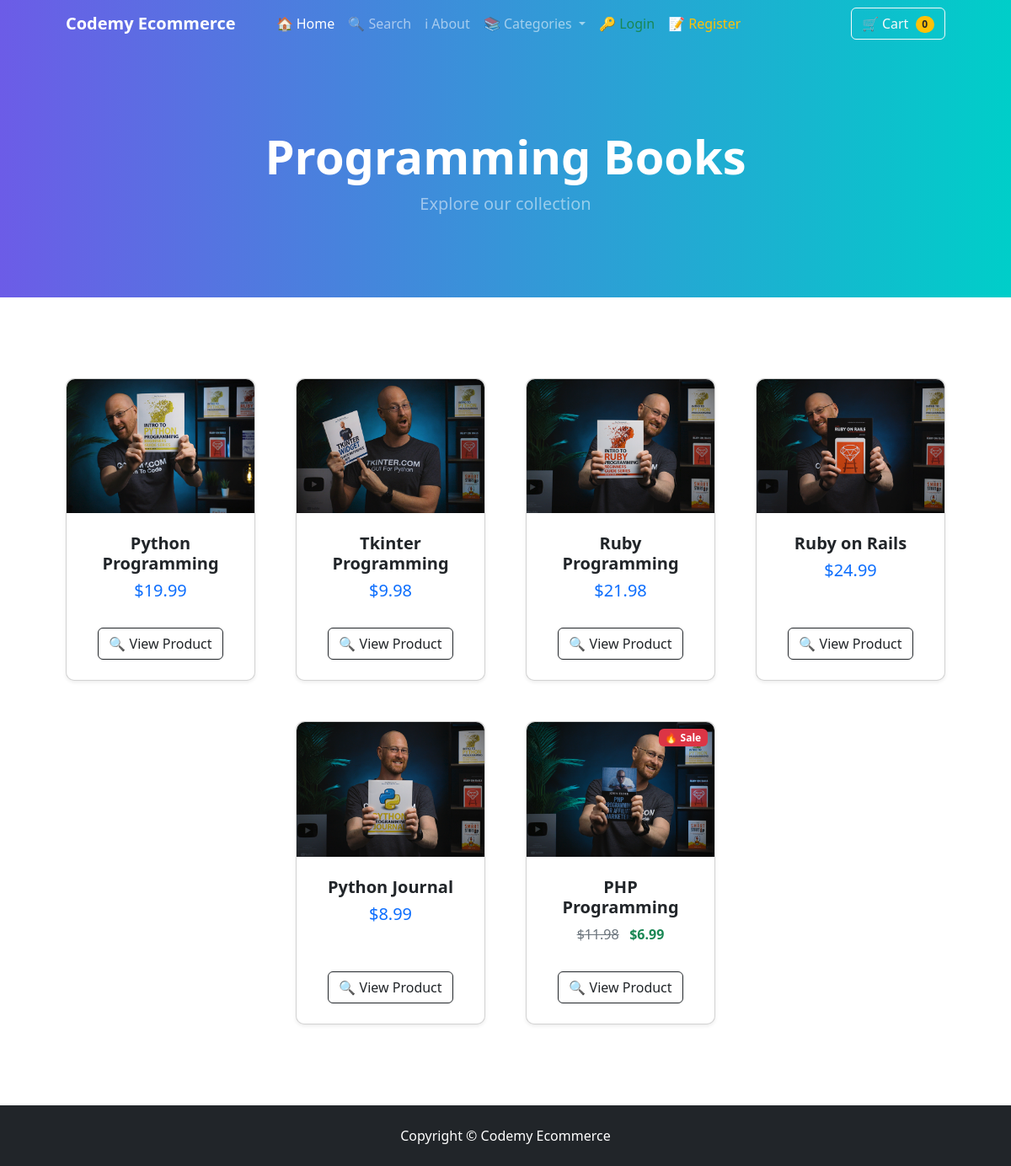
Screenshot of /category/Programming Books with the database file from the repository.
### store/models.py (models this page shows, shortened)
class Category(models.Model):
	name = models.CharField(max_length=50)
	def __str__(self):
		return self.name
	class Meta:
		verbose_name_plural = 'categories'

class Product(models.Model):
	name = models.CharField(max_length=100)
	price = models.DecimalField(default=0, decimal_places=2, max_digits=6)
	category = models.ForeignKey(Category, on_delete=models.CASCADE, default=1)
	description = models.CharField(max_length=250, default='', blank=True, null=True)
	image = models.ImageField(upload_to='uploads/product/')
	is_sale = models.BooleanField(default=False)
	sale_price = models.DecimalField(default=0, decimal_places=2, max_digits=6)

### store/views.py (the view)
# urls.py: path('category/<str:foo>', views.category, name='category'),
def category(request, foo):
    foo = foo.replace('-', ' ')
    try:
        category = Category.objects.get(name=foo)
        products = Product.objects.filter(category=category)
        return render(request, 'category.html', {'products': products, 'category': category})
    except Category.DoesNotExist:
        messages.success(request, ("That Category Doesn't Exist..."))
        return redirect('home')

### cart/cart.py (called while the page is built)
	def __len__(self):
		return len(self.cart)

### cart/context_processors.py (called while the page is built)
def cart(request):
	return {'cart': Cart(request)}

### store/templates/category.html (shortened to what this page needs)
{% extends 'base.html' %}
{% block content %}
<header class="py-5" style="background: linear-gradient(to right, #6C5CE7, #00CEC9);">
    <div class="container px-4 px-lg-5 my-5">
        <div class="text-center text-white">
            <h1 class="display-4 fw-bolder">{{ category }}</h1>
            <p class="lead fw-normal text-white-50 mb-0">Explore our collection</p>
        </div>
    </div>
</header>
<section class="py-5">
    <div class="container px-4 px-lg-5 mt-5">
        <div class="row gx-4 gx-lg-5 row-cols-2 row-cols-md-3 row-cols-xl-4 justify-content-center">
            {% for product in products %}
                <div class="col mb-5">
                    <div class="card h-100 shadow-sm product-card">
                        {% if product.is_sale %}
                            <div class="badge bg-danger text-white position-absolute" style="top: 0.5rem; right: 0.5rem">🔥 Sale</div>
                        {% endif %}
                        <img class="card-img-top product-image" src="{{ product.image.url }}" alt="{{ product.name }}">
                        <div class="card-body p-4">
                            <div class="text-center">
                                <h5 class="fw-bolder">{{ product.name }}</h5>
                                {% if product.is_sale %}
                                    <div class="text-warning mb-2">
                                        <strike class="text-muted">${{ product.price }}</strike>
                                        <span class="fw-bold text-success">${{ product.sale_price }}</span>
                                    </div>
                                {% else %}
                                    <h5 class="text-primary">${{ product.price }}</h5>
                                {% endif %}
                            </div>
                        </div>
                        <div class="card-footer p-4 pt-0 border-top-0 bg-transparent">
                            <div class="text-center">
                                <a class="btn btn-outline-dark mt-auto" href="{% url 'product' product.id %}">
                                    🔍 View Product
                                </a>
                            </div>
                        </div>
                    </div>
                </div>
            {% endfor %}
        </div>
    </div>
</section>
{% endblock %}

### store/templates/category.html (style rules this page uses)
.product-card { transition: transform 0.3s ease-in-out, box-shadow 0.3s ease-in-out; border-radius: 10px; }
.product-image { border-top-left-radius: 10px; border-top-right-radius: 10px; transition: transform 0.3s ease-in-out; }

### rows the page displays
Category: name "Programming Books"
Product: image (picture), name "Python Programming", price "19.99"
Product: image (picture), name "Tkinter Programming", price "9.98"
Product: image (picture), name "Ruby Programming", price "21.98"
Product: image (picture), name "Ruby on Rails", price "24.99"
Product: image (picture), name "Python Journal", price "8.99"
Product: is_sale "🔥 Sale", image (picture), name "PHP Programming", price "11.98", sale_price "6.99"

### other values shown
{{ cart|length }} "0"
